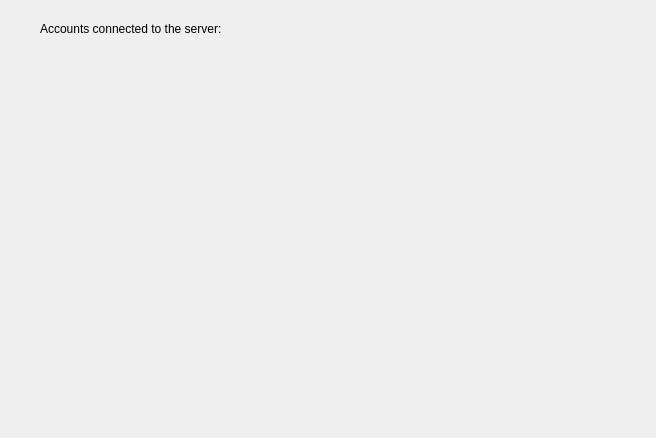
<?xml version="1.0" encoding="UTF-8"?>
<ui version="4.0">
 <class>serverWidget</class>
 <widget class="QWidget" name="serverWidget">
  <property name="geometry">
   <rect>
    <x>0</x>
    <y>0</y>
    <width>656</width>
    <height>438</height>
   </rect>
  </property>
  <property name="windowTitle">
   <string>IMQT_Server</string>
  </property>
  <widget class="QLabel" name="label">
   <property name="geometry">
    <rect>
     <x>40</x>
     <y>20</y>
     <width>251</width>
     <height>17</height>
    </rect>
   </property>
   <property name="text">
    <string>Accounts connected to the server:</string>
   </property>
  </widget>
 </widget>
 <layoutdefault spacing="6" margin="11"/>
 <resources/>
 <connections/>
</ui>
